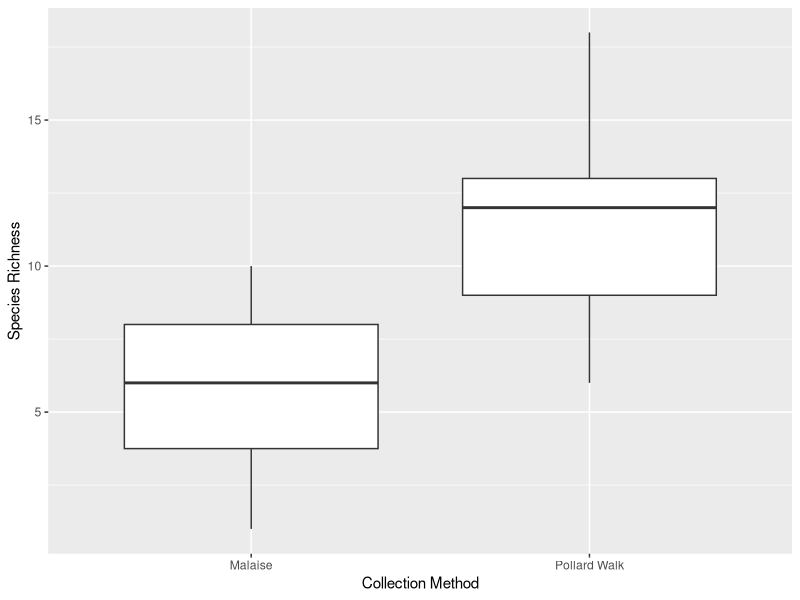

Recreate this plot in R.
## ---- chunk 1
knitr::opts_chunk$set(echo = TRUE)
## ---- chunk 2
library("tidyr")
library("ggplot2")
bioscan <- read.csv(file = "data/BioScanData.csv")

# Drop any rows missing data
bioscan <- na.omit(bioscan)
## ---- chunk 3
# Identify sites with data for each of the two collection methods
pollard.sites <- bioscan$Site.Number[bioscan$Collection.Method == "Pollard Walk"]
malaise.sites <- bioscan$Site.Number[bioscan$Collection.Method == "Malaise"]

# Identify sites with data for *both* collection methods
sites.with.both <- intersect(x = pollard.sites, y = malaise.sites)

# Reduce dataset to only those sites with both types of data
bioscan <- bioscan[bioscan$Site.Number %in% sites.with.both, ]
rownames(bioscan) <- NULL
## ---- chunk 4
# Identify those columns with species data
species.cols <- c(5:33)

# Calculate richness for each row (total number of species with at least one 
# individual observed)
bioscan$richness <- apply(X = bioscan[, species.cols],
                          MARGIN = 1,
                          FUN = function(x) {
                            sum(x > 0)
                          })
## ---- chunk 5
# Create data frame for t-test. One column for Pollard, one for Malaise
richness.df <- bioscan[, c("Site.Number", "Collection.Method", "richness")]
richness.df <- richness.df %>%
  spread(Collection.Method, richness)
## ---- chunk 6
richness.t <- t.test(x = richness.df$Malaise, 
                     y = richness.df$`Pollard Walk`,
                     paired = TRUE)
## ---- chunk 7
# Have to do some formatting if p-value is really low, otherwise it just gets 
# reported as "0"
p.value <- "< 0.001"
if (richness.t$p.value > 0.001) {
  p.value <- paste0("= ", round(richness.t$p.value, 3))
}
## ---- chunk 8
richness.boxplot <- ggplot(data = bioscan, mapping = aes(x = Collection.Method, y = richness)) +
  geom_boxplot() +
  xlab(label = "Collection Method") + 
  ylab(label = "Species Richness")
print(richness.boxplot)
